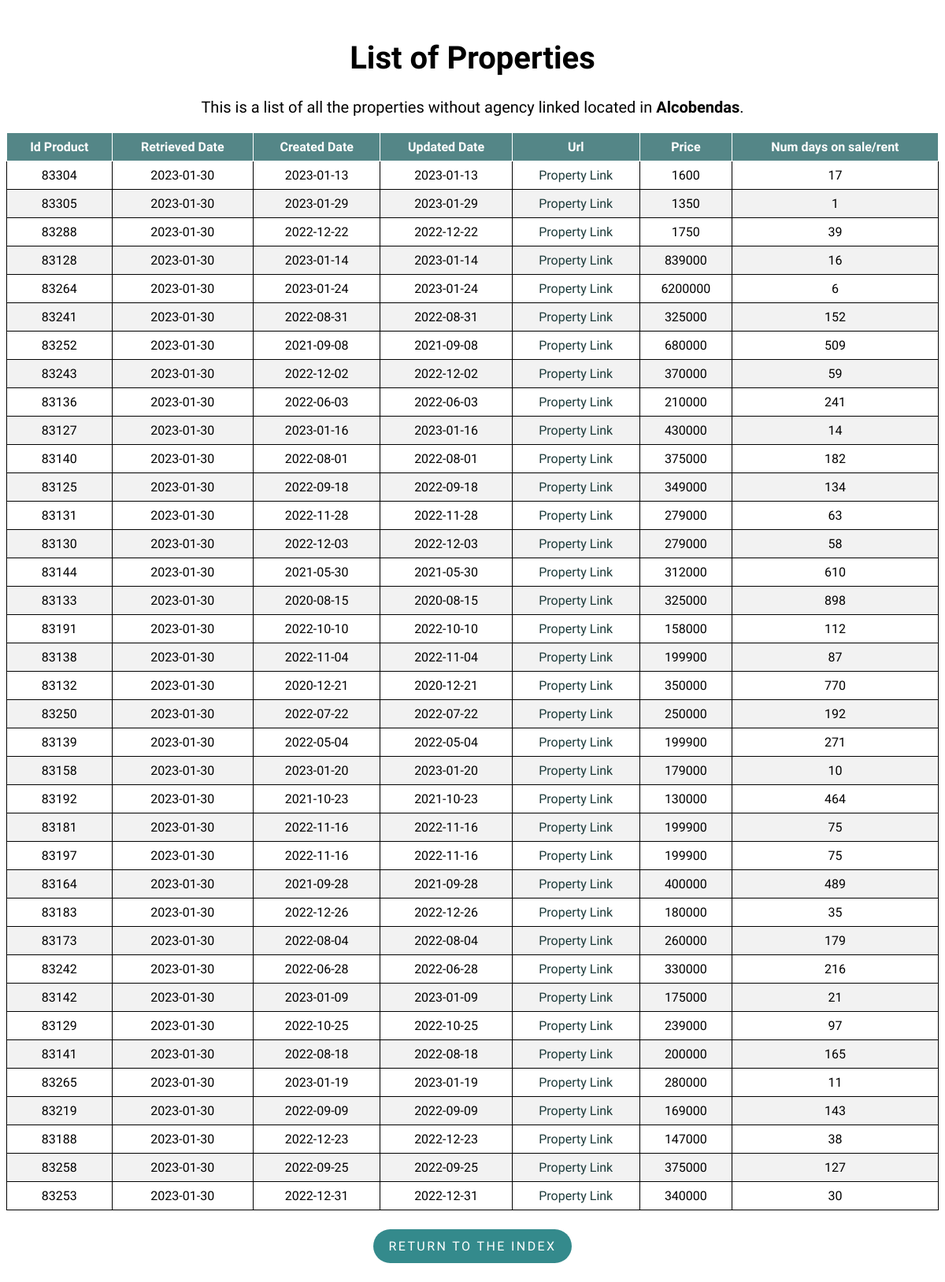
Page /property/Alcobendas on the committed database.
### flask-app/read_db.py (models this page shows)
class Property(db.Model):
    __tablename__ = 'properties'
    id_product = db.Column(db.Integer, primary_key=True)
    retrieved_date = db.Column(db.Date)
    created_date = db.Column(db.Date)
    url = db.Column(db.Text)
    mobile = db.Column(db.Integer)
    agency = db.Column(db.Text)
    real_estate_id = db.Column(db.Integer)
    price = db.Column(db.Integer)
    type_id = db.Column(db.Integer)
    trans_type_id = db.Column(db.Integer)
    location = db.Column(db.Text)
    num_days = db.Column(db.Integer)
    updated_date = db.Column(db.Date)

### flask-app/read_db.py (the view)
@app.route('/property/<location>', methods=['GET', 'POST'])
def property(location):
    properties = Property.query.filter_by(
        type_id=1, location=location).order_by(Property.url).distinct()
    return render_template('list.html', properties=properties, location=location)

### flask-app/templates/list.html (shortened to what this page needs)
<!DOCTYPE html>
<html lang="en">
<head>
    <link rel="stylesheet" type="text/css" href="{{ url_for('static', filename='styles/style.css') }}">
    <link rel="stylesheet" type="text/css" href="{{ url_for('static', filename='styles/tablesort.css') }}">
</head>
<body>
    <h1 class="list_header" style="font-size:40px;">List of Properties</h1>
    <p class="list_header" style="margin-top: 25px;font-size:20px;">This is a list of all the properties without agency linked located in
        <strong>{{ location }}</strong>.
    </p>
    <table class="table table-sortable">
        <thead>
            <tr>
                <th>Id Product</th>
                <th>Retrieved Date</th>
                <th>Created Date</th>
                <th>Updated Date</th>
                <th>Url</th>
                <th>Price</th>
                <th>Num days on sale/rent</th>
            </tr>
        </thead>
        <tbody>
            {% for property in properties %}
            <tr>
                <td>{{ property.id_product }}</td>
                <td>{{ property.retrieved_date }}</td>
                <td>{{ property.created_date }}</td>
                <td>{{ property.updated_date }}</td>
                <td>
                    <a class="property_link" href={{ property.url }}>Property Link</a>
                </td>
                <td><a>{{ property.price }}</a></td>
                <td>{{ property.num_days }}</td>
            </tr>
            {% endfor %}
        </tbody>
    </table>
    <div class = "btn_container">
        <p class="return_btn"><a class = "btn_link" href="{{ url_for('index') }}">Return to the index</a></p>
    </div>
</body>
</html>

### flask-app/static/styles/style.css (style rules this page uses)
body { font-family: 'Muli','Open Sans','Open Sans-fallback',sans-serif; }
table, th, td { border: 1px solid; }
table { width: 100%; border-collapse: collapse; }
th, td { text-align: center; padding: 8px; }
tr:nth-child(even) { background-color: #f2f2f2 }
th { background-color: rgb(84, 134, 135); color: white; }
.index_header, .list_header { margin-top: 50px; text-align: center; }
a.property_link { text-decoration: none; }
a.property_link:link, a.property_link:visited { color: rgb(28, 58, 58); }
.return_btn { display: inline-block; padding: .75rem 1.25rem; border-radius: 10rem; text-transform: uppercase; font-size: 1rem; letter-spacing: .15rem; transition: all .3s; position: relative; overflow: hidden; z-index: 1; background-color: rgb(52, 138, 140); }
.btn_link { text-decoration: none; color: #fff; }
.btn_container { margin-top: 8px; display: flex; justify-content: center; align-items: center; }

### flask-app/static/styles/tablesort.css (style rules this page uses)
.table-sortable th { cursor: pointer; }

### rows in the picture
Property: id_product "83304", retrieved_date "2023-01-30", created_date "2023-01-13", updated_date "2023-01-13", price "1600", num_days "17"
Property: id_product "83305", retrieved_date "2023-01-30", created_date "2023-01-29", updated_date "2023-01-29", price "1350", num_days "1"
Property: id_product "83288", retrieved_date "2023-01-30", created_date "2022-12-22", updated_date "2022-12-22", price "1750", num_days "39"
Property: id_product "83128", retrieved_date "2023-01-30", created_date "2023-01-14", updated_date "2023-01-14", price "839000", num_days "16"
Property: id_product "83264", retrieved_date "2023-01-30", created_date "2023-01-24", updated_date "2023-01-24", price "6200000", num_days "6"
Property: id_product "83241", retrieved_date "2023-01-30", created_date "2022-08-31", updated_date "2022-08-31", price "325000", num_days "152"
Property: id_product "83252", retrieved_date "2023-01-30", created_date "2021-09-08", updated_date "2021-09-08", price "680000", num_days "509"
Property: id_product "83243", retrieved_date "2023-01-30", created_date "2022-12-02", updated_date "2022-12-02", price "370000", num_days "59"
Property: id_product "83136", retrieved_date "2023-01-30", created_date "2022-06-03", updated_date "2022-06-03", price "210000", num_days "241"
Property: id_product "83127", retrieved_date "2023-01-30", created_date "2023-01-16", updated_date "2023-01-16", price "430000", num_days "14"
Property: id_product "83140", retrieved_date "2023-01-30", created_date "2022-08-01", updated_date "2022-08-01", price "375000", num_days "182"
Property: id_product "83125", retrieved_date "2023-01-30", created_date "2022-09-18", updated_date "2022-09-18", price "349000", num_days "134"
Property: id_product "83131", retrieved_date "2023-01-30", created_date "2022-11-28", updated_date "2022-11-28", price "279000", num_days "63"
Property: id_product "83130", retrieved_date "2023-01-30", created_date "2022-12-03", updated_date "2022-12-03", price "279000", num_days "58"
Property: id_product "83144", retrieved_date "2023-01-30", created_date "2021-05-30", updated_date "2021-05-30", price "312000", num_days "610"
Property: id_product "83133", retrieved_date "2023-01-30", created_date "2020-08-15", updated_date "2020-08-15", price "325000", num_days "898"
Property: id_product "83191", retrieved_date "2023-01-30", created_date "2022-10-10", updated_date "2022-10-10", price "158000", num_days "112"
Property: id_product "83138", retrieved_date "2023-01-30", created_date "2022-11-04", updated_date "2022-11-04", price "199900", num_days "87"
Property: id_product "83132", retrieved_date "2023-01-30", created_date "2020-12-21", updated_date "2020-12-21", price "350000", num_days "770"
Property: id_product "83250", retrieved_date "2023-01-30", created_date "2022-07-22", updated_date "2022-07-22", price "250000", num_days "192"
Property: id_product "83139", retrieved_date "2023-01-30", created_date "2022-05-04", updated_date "2022-05-04", price "199900", num_days "271"
Property: id_product "83158", retrieved_date "2023-01-30", created_date "2023-01-20", updated_date "2023-01-20", price "179000", num_days "10"
Property: id_product "83192", retrieved_date "2023-01-30", created_date "2021-10-23", updated_date "2021-10-23", price "130000", num_days "464"
Property: id_product "83181", retrieved_date "2023-01-30", created_date "2022-11-16", updated_date "2022-11-16", price "199900", num_days "75"
Property: id_product "83197", retrieved_date "2023-01-30", created_date "2022-11-16", updated_date "2022-11-16", price "199900", num_days "75"
Property: id_product "83164", retrieved_date "2023-01-30", created_date "2021-09-28", updated_date "2021-09-28", price "400000", num_days "489"
Property: id_product "83183", retrieved_date "2023-01-30", created_date "2022-12-26", updated_date "2022-12-26", price "180000", num_days "35"
Property: id_product "83173", retrieved_date "2023-01-30", created_date "2022-08-04", updated_date "2022-08-04", price "260000", num_days "179"
Property: id_product "83242", retrieved_date "2023-01-30", created_date "2022-06-28", updated_date "2022-06-28", price "330000", num_days "216"
Property: id_product "83142", retrieved_date "2023-01-30", created_date "2023-01-09", updated_date "2023-01-09", price "175000", num_days "21"
Property: id_product "83129", retrieved_date "2023-01-30", created_date "2022-10-25", updated_date "2022-10-25", price "239000", num_days "97"
Property: id_product "83141", retrieved_date "2023-01-30", created_date "2022-08-18", updated_date "2022-08-18", price "200000", num_days "165"
Property: id_product "83265", retrieved_date "2023-01-30", created_date "2023-01-19", updated_date "2023-01-19", price "280000", num_days "11"
Property: id_product "83219", retrieved_date "2023-01-30", created_date "2022-09-09", updated_date "2022-09-09", price "169000", num_days "143"
Property: id_product "83188", retrieved_date "2023-01-30", created_date "2022-12-23", updated_date "2022-12-23", price "147000", num_days "38"
Property: id_product "83258", retrieved_date "2023-01-30", created_date "2022-09-25", updated_date "2022-09-25", price "375000", num_days "127"
Property: id_product "83253", retrieved_date "2023-01-30", created_date "2022-12-31", updated_date "2022-12-31", price "340000", num_days "30"

### other values in the picture
{{ location }} "Alcobendas"
